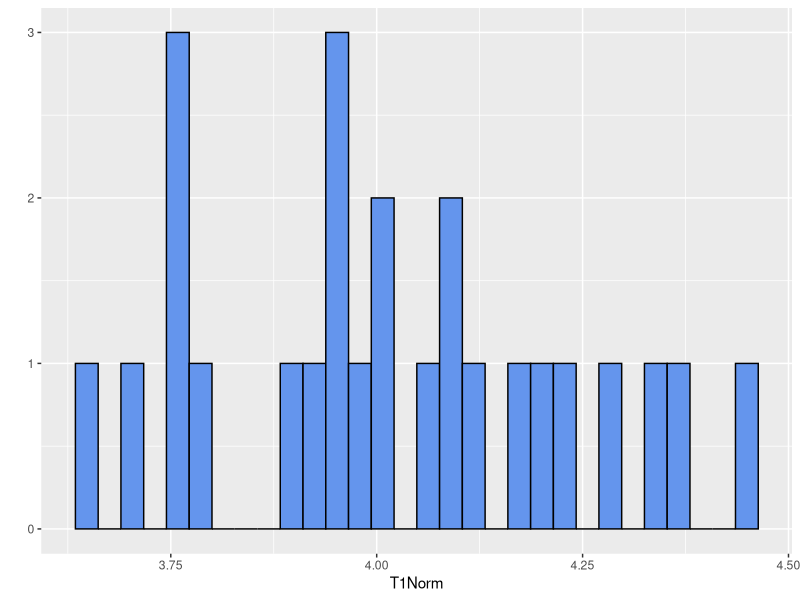
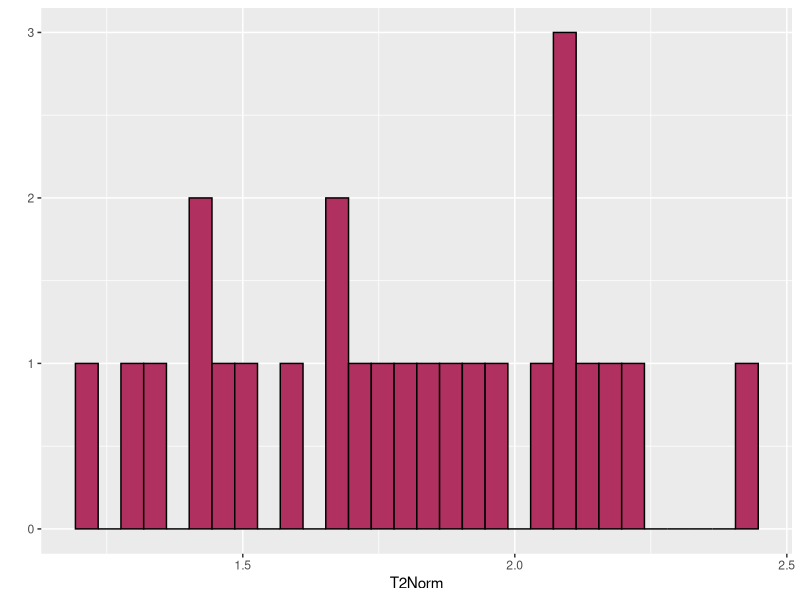
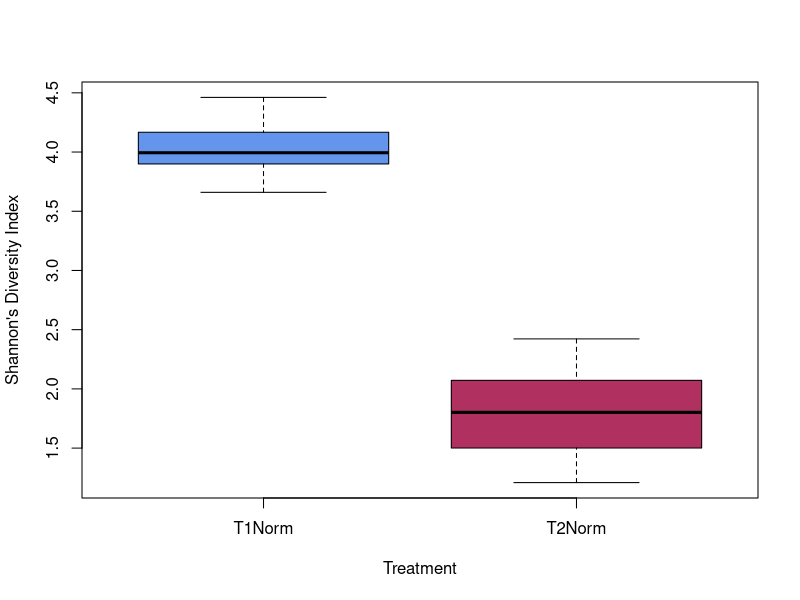
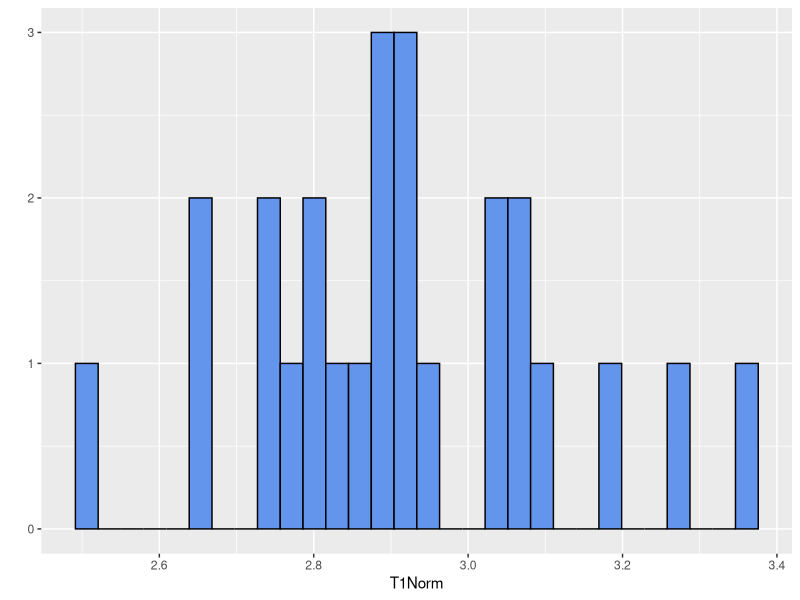
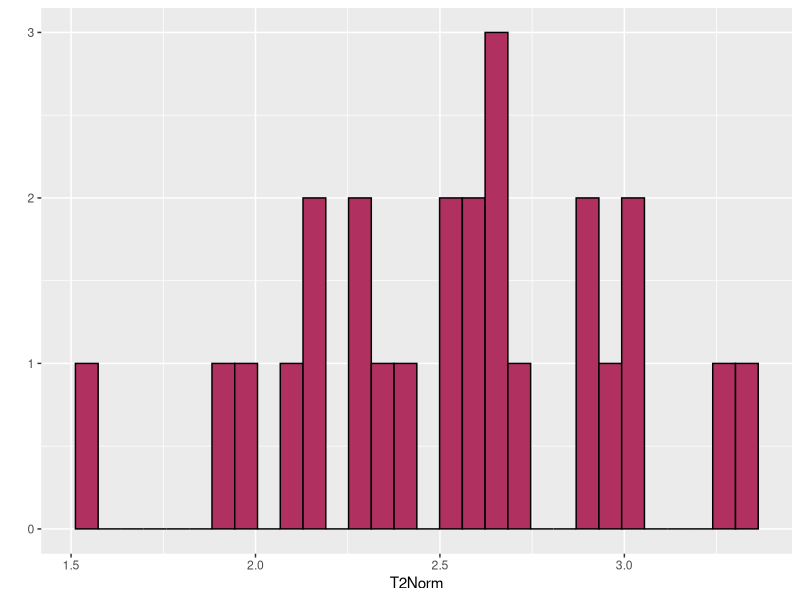
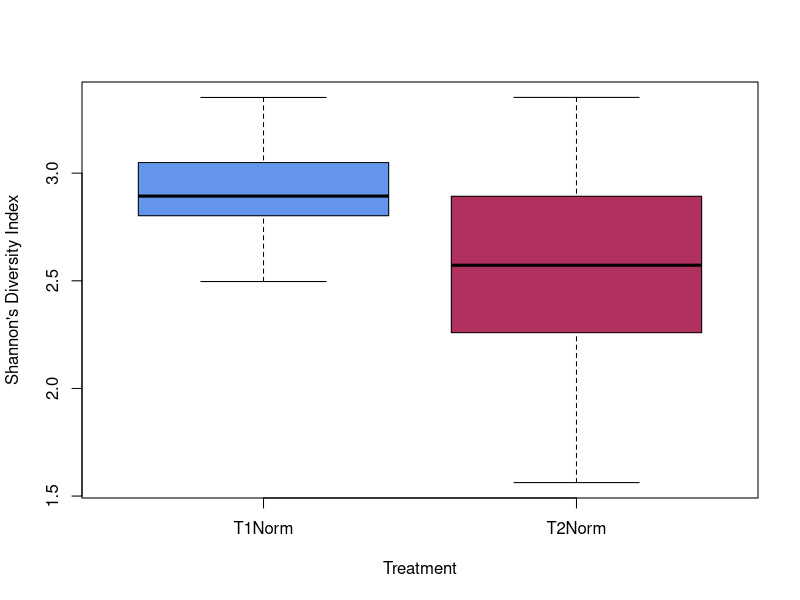
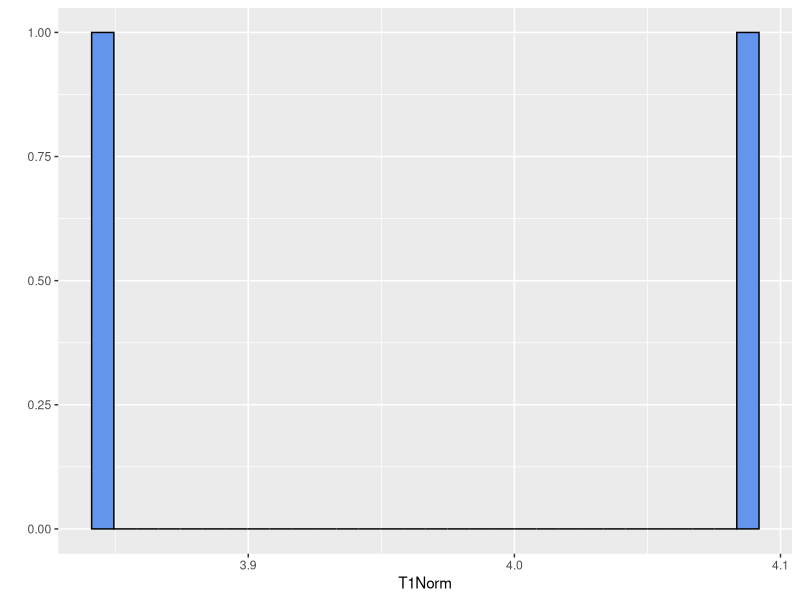
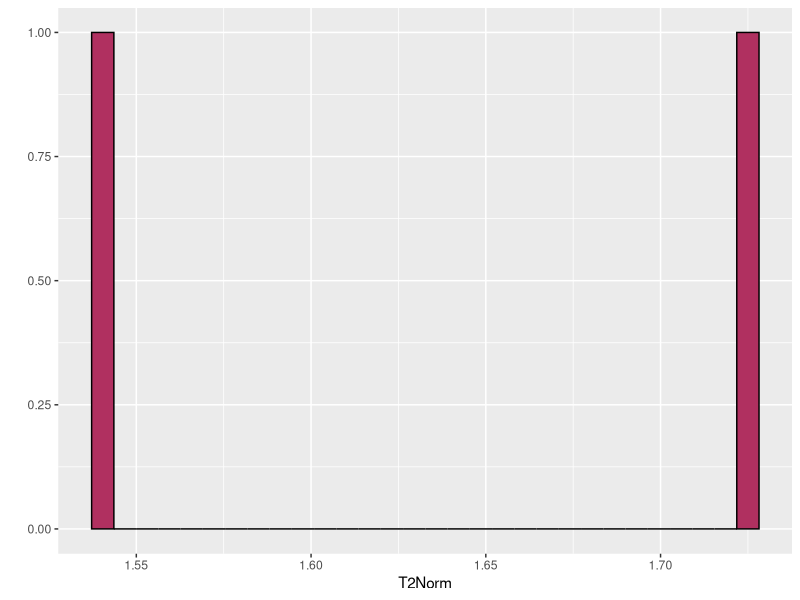

The R source for these figures, in order:
## ---- chunk 1
library(ggplot2)
T1Norm <- rnorm(n=25,mean=4,sd=0.22)
qplot(T1Norm, color=I("black"),fill=I("cornflowerblue"))
print(T1Norm)

## ---- chunk 2
T2Norm <- rnorm(n=25,mean=1.7,sd=0.35)
qplot(T2Norm, color=I("black"),fill=I("maroon"))

## ---- chunk 3
diversity_data <- data.frame(T1Norm,T2Norm)
print(diversity_data)

##### use tidyr gather() to make wide data long
library(tidyr)
long_diversity_df <- gather(diversity_data, Treatment, Diversity, T1Norm:T2Norm)
print(long_diversity_df)
## ---- chunk 4
anova_diversity <- aov(Diversity~Treatment, data=long_diversity_df)


summary(anova_diversity)
## ---- chunk 5
str(long_diversity_df)

Diversity <-long_diversity_df$Diversity
Treatment <- long_diversity_df$Treatment
diversity_boxplot <- boxplot(Diversity~Treatment,data=long_diversity_df,
                             xlab="Treatment",
                             ylab="Shannon's Diversity Index",
                             col=c("cornflowerblue","maroon"),
                             border="black")


## ---- chunk 6
T1Norm <- rnorm(n=25,mean=2.9,sd=0.22)
qplot(T1Norm, color=I("black"),fill=I("cornflowerblue"))
print(T1Norm)

## ---- chunk 7
T2Norm <- rnorm(n=25,mean=2.6,sd=0.35)
qplot(T2Norm, color=I("black"),fill=I("maroon"))

## ---- chunk 8
diversity_data <- data.frame(T1Norm,T2Norm)
print(diversity_data)

##### use tidyr gather() to make wide data long
long_diversity_df <- gather(diversity_data, Treatment, Diversity, T1Norm:T2Norm)
print(long_diversity_df)
## ---- chunk 9
anova_diversity <- aov(Diversity~Treatment, data=long_diversity_df)


summary(anova_diversity)
## ---- chunk 10
str(long_diversity_df)

Diversity <-long_diversity_df$Diversity
Treatment <- long_diversity_df$Treatment
diversity_boxplot <- boxplot(Diversity~Treatment,data=long_diversity_df,
                             xlab="Treatment",
                             ylab="Shannon's Diversity Index",
                             col=c("cornflowerblue","maroon"),
                             border="black")

## ---- chunk 11
library(ggplot2)
T1Norm <- rnorm(n=2,mean=4,sd=0.22)
qplot(T1Norm, color=I("black"),fill=I("cornflowerblue"))
print(T1Norm)


T2Norm <- rnorm(n=2,mean=1.7,sd=0.35)
qplot(T2Norm, color=I("black"),fill=I("maroon"))

## ---- chunk 12
diversity_data <- data.frame(T1Norm,T2Norm)
print(diversity_data)

##### use tidyr gather() to make wide data long
library(tidyr)
long_diversity_df <- gather(diversity_data, Treatment, Diversity, T1Norm:T2Norm)
print(long_diversity_df)
## ---- chunk 13
anova_diversity <- aov(Diversity~Treatment, data=long_diversity_df)


summary(anova_diversity)
## ---- chunk 14
str(long_diversity_df)

Diversity <-long_diversity_df$Diversity
Treatment <- long_diversity_df$Treatment
diversity_boxplot <- boxplot(Diversity~Treatment,data=long_diversity_df,
                             xlab="Treatment",
                             ylab="Shannon's Diversity Index",
                             col=c("cornflowerblue","maroon"),
                             border="black")


